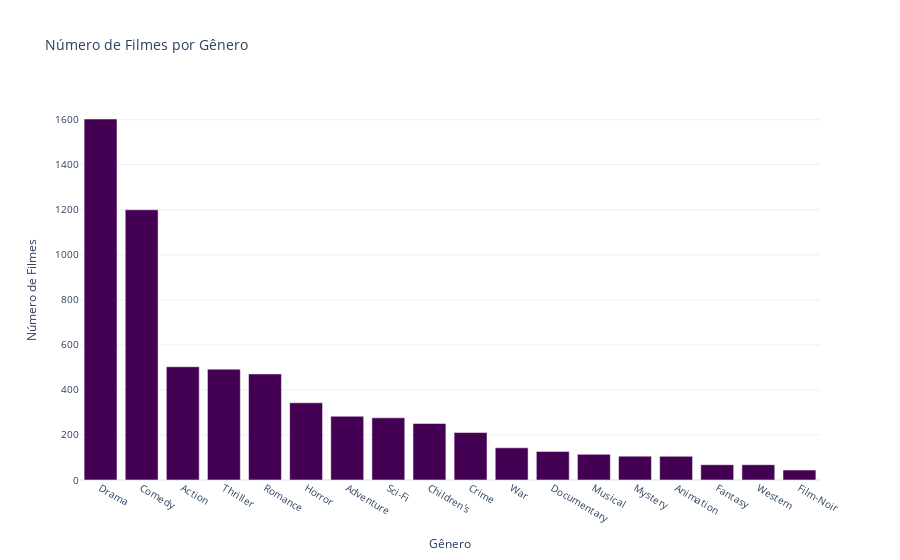

The notebook cell saved with this chart:
### Code cell
genres_expanded = df_movies['genres'].str.split('|', expand=True).stack()
genres_count = genres_expanded.value_counts()

fig = px.bar(genres_count,
             x=genres_count.index,
             y=genres_count.values,
             labels={'x': 'Gênero', 'y': 'Número de Filmes'},
             title='Número de Filmes por Gênero',
             color_discrete_sequence=px.colors.sequential.Viridis)

fig.update_layout(
    xaxis_title='Gênero',
    yaxis_title='Número de Filmes',
    xaxis_title_font_size=12,
    yaxis_title_font_size=12,
    font=dict(size=10),
    title_font_size=14,
    showlegend=False,
    bargap=0.2,
    template='plotly_white',
)
fig.show()

### Figure 1 — Plotly figure (JSON) as saved in the notebook; plotly's stock layout.template omitted (floating-point values rounded to 4 significant figures)
{"data": [{"hovertemplate": "index=%{x}<br>Número de Filmes=%{y}<extra></extra>", "legendgroup": "", "marker": {"color": "#440154", "pattern": {"shape": ""}}, "name": "", "orientation": "v", "showlegend": false, "textposition": "auto", "type": "bar", "x": ["Drama", "Comedy", "Action", "Thriller", "Romance", "Horror", "Adventure", "Sci-Fi", "Children's", "Crime", "War", "Documentary", "Musical", "Mystery", "Animation", "Fantasy", "Western", "Film-Noir"], "xaxis": "x", "y": [1603, 1200, 503, 492, 471, 343, 283, 276, 251, 211, 143, 127, 114, 106, 105, 68, 68, 44], "yaxis": "y"}], "layout": {"bargap": 0.2, "barmode": "relative", "font": {"size": 10}, "legend": {"tracegroupgap": 0}, "showlegend": false, "title": {"font": {"size": 14}, "text": "Número de Filmes por Gênero"}, "xaxis": {"anchor": "y", "domain": [0, 1], "title": {"font": {"size": 12}, "text": "Gênero"}}, "yaxis": {"anchor": "x", "domain": [0, 1], "title": {"font": {"size": 12}, "text": "Número de Filmes"}}}}
